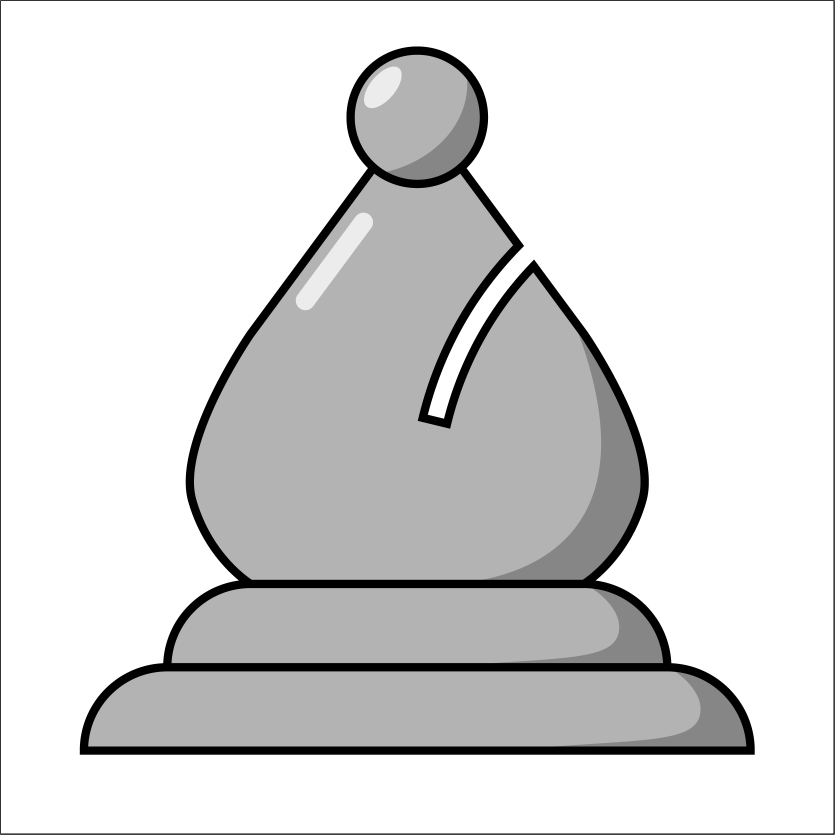
#> input picture design/renders/bishop-xl.png, 4172 x 4172 px, given in place of pawn-xl.png, which was not available (shown at 1/5 size)
$ python automate.py
#> lines starting #> are read from the running program, lines starting #| are printed output that depends on the picture; pictures that were not available may be replaced by others from this repository, and a replacement may not be noted
from PIL import *

pieces = ["pawn", "knight", "bishop", "rook", "queen", "king"]
sizes = {"l": 1000, "m": 500, "s": 250, "xs": 100}
all_width = 250 * len(pieces)
colors = ["", "black", "white"]

for piece in pieces:
    for color in colors:
        original = Image.open(f"{color}{piece}-xl.png")
#> original is the input picture: PIL image 4172x4172 RGBA; mean R, G, B, A 55.1, 55.1, 55.1, 92.3
        for letter, number in sizes.items():
            print(f"Working on {color}{piece}-{letter}.png")
            copy = original.resize((number, number))
            copy.save(f"{color}{piece}-{letter}.png")
#> this loop made 4 passes
#> pass 1, `copy = original.resize((number, number))`:
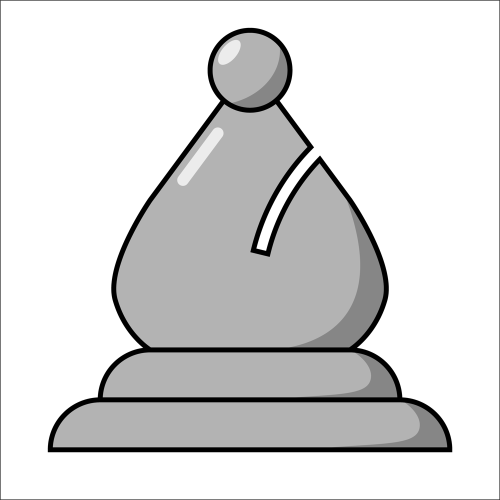
#> copy: PIL image 1000x1000 RGBA (shown at 1/2 size); mean R, G, B, A 55.1, 55.1, 55.1, 92.3; transparent parts drawn white
#> pass 2, `copy = original.resize((number, number))`:
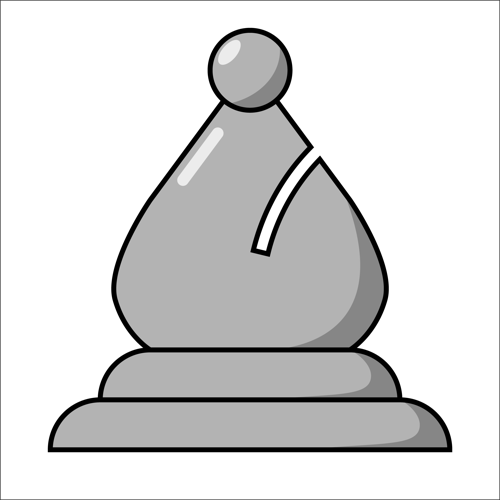
#> copy: PIL image 500x500 RGBA; mean R, G, B, A 55.2, 55.2, 55.2, 92.3; transparent parts drawn white
#> pass 3, `copy = original.resize((number, number))`:
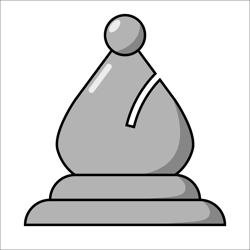
#> copy: PIL image 250x250 RGBA; mean R, G, B, A 55.2, 55.2, 55.2, 92.1; transparent parts drawn white
#> after the loop:
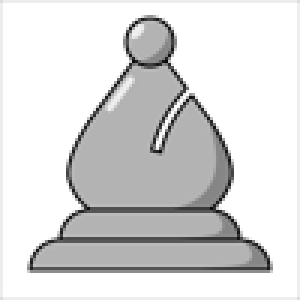
#> copy: PIL image 100x100 RGBA (shown 3 times larger); mean R, G, B, A 55.3, 55.3, 55.3, 92; transparent parts drawn white
#> (the run stopped early here; a loop or call above may not have finished)
